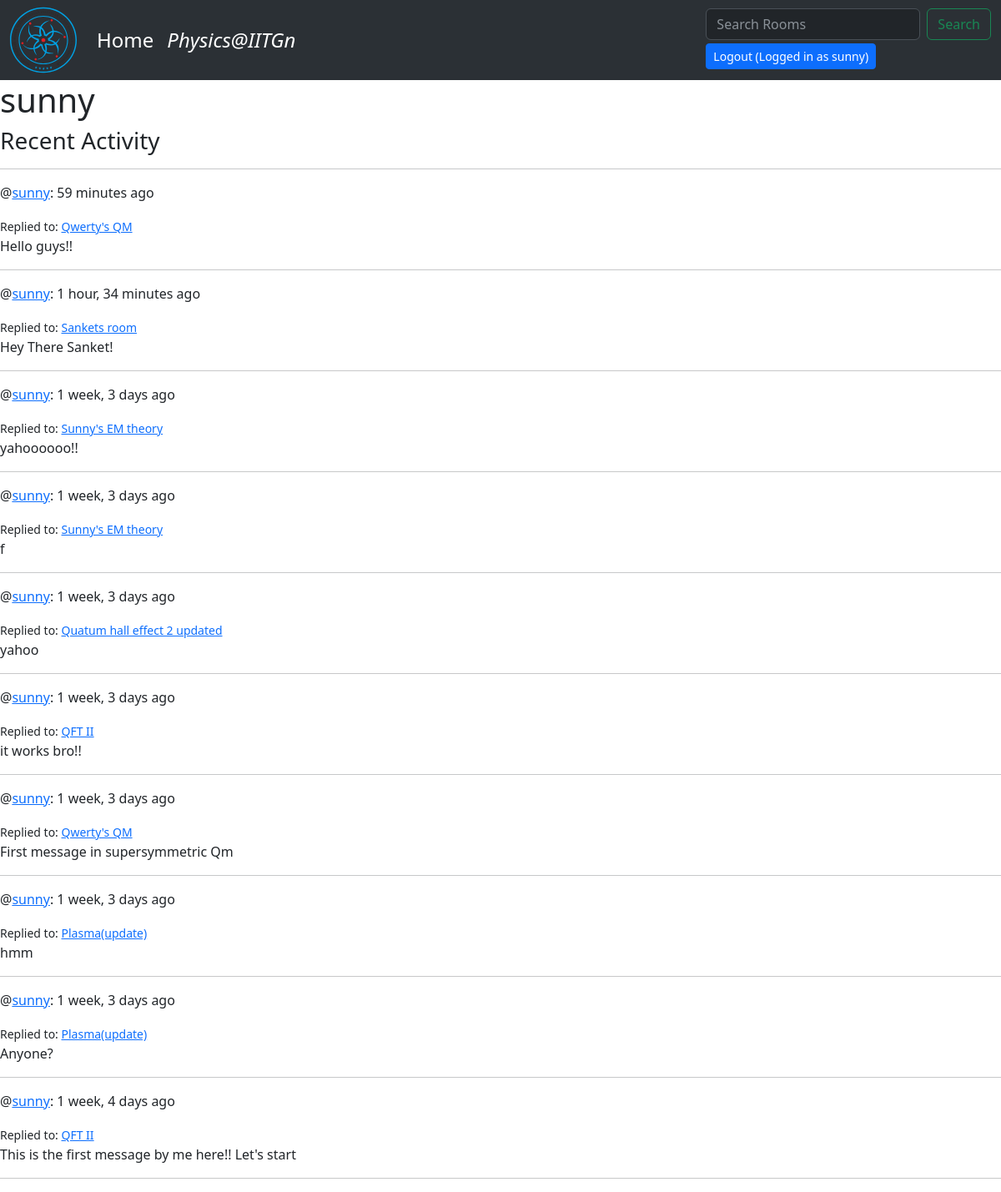
Screenshot of /user/1/ (signed in) with the database file from the repository.
### base/models.py (models this page shows)
class Message(models.Model):
    user=models.ForeignKey(User, on_delete=models.CASCADE)
    room=models.ForeignKey(Room, on_delete=models.CASCADE) #delete all messages in room if room is deleted # why no primary key it is refering to?
    body=models.TextField()
    updated= models.DateTimeField(auto_now=True)    #takes a snapshot anytime this model.. or table was updated
    created= models.DateTimeField(auto_now_add=True)
    def __str__(self):
        return self.body[0:50] #first 50 characters

class Room(models.Model):
    host=models.ForeignKey(User, on_delete=models.SET_NULL, null=True)
    topic=models.ForeignKey('Topic', on_delete=models.SET_NULL, null=True) #use the '' inside Topic only if topic is down in the code literally
    name=models.CharField(max_length=200)
    description=models.TextField(null=True, blank=True) #now null is allowed, by default it's false, i.e, null not allowed, Blank means form submitted can be empty
    participants=models.ManyToManyField(User, related_name='participants', blank=True)
    updated= models.DateTimeField(auto_now=True)    #takes a snapshot anytime this model.. or table was updated
    created= models.DateTimeField(auto_now_add=True)
    class Meta:
        ordering=['-updated','-created'] #it somehow makes the new rooms in ascending order
    def __str__(self):
        return self.name

### base/views.py (the view)
# urls.py: path('user/<str:pk>/', views.userProfile, name="user"),
def userProfile(request, pk):
    person = User.objects.get(id=pk)
    room_messages = Message.objects.filter(
        Q(user__username=person.username)).order_by('-created')
    context = {'user': person, 'room_messages': room_messages}
    return render(request, 'base/profile.html', context)

### base/templates/base/profile.html
{% extends 'main.html' %}
{% block content %}
<h1>{{user.username}}</h1>
{% include 'base/activity_component.html' %}
{% endblock content %}

### templates/navbar.html (shortened to what this page needs)
<nav
  class="navbar navbar-expand-lg bg-body-tertiary bg-primary"
  data-bs-theme="dark"
>
  <div class="container-fluid">
    <div>
      <div>
        <a class="navbar-brand" href="/"
          >
        </a>
      </div>
    </div>
    <div class="collapse navbar-collapse" id="navbarSupportedContent">
      <ul class="navbar-nav me-auto mb-3 mb-lg-0">
        <li class="nav-item">
          <div>
            <h4 class="my-0">
              <a class="nav-link active" aria-current="page" href="/">Home</a>
            </h4>
          </div>
        </li>
        <li class="nav-item">
          <div>
            <h4 class="my-0">
              <a
                class="nav-link active"
                aria-current="page"
                href="https://physics.iitgn.ac.in/"
                ><em>Physics@IITGn</em></a
              >
            </h4>
          </div>
        </li>
      </ul>
      <div>
        <form
          class="d-flex"
          role="search"
          method="GET"
          action="{% url 'home' %}"
        >
          <input
            class="form-control me-2"
            type="text"
            name="q"
            placeholder="Search Rooms"
            aria-label="Search"
          />
          <button class="btn btn-outline-success" type="submit">Search</button>
        </form>
        <div>
          {% if request.user.is_authenticated %}
          <a
            class="btn btn-primary my-1 btn-sm"
            aria-current="page"
            href="{% url 'logout' %}"
            >Logout (Logged in as {{request.user}})</a
          >
          {% endif %}
        </div>
      </div>
    </div>
  </div>
</nav>

### base/templates/base/activity_component.html
<div class="feed">
    <h3>Recent Activity</h3>
    <hr>
    {% for texts in room_messages %}
    <div>
        <p>@<a href="{% url 'user' texts.user.id %}">{{texts.user}}</a>: {{texts.created|timesince}} ago </p>
        <small>Replied to: <a href="{% url 'room' texts.room.id %}">{{texts.room}}</a></small>
        <p>{{texts}}</p>
        <hr>
    </div>
    {% endfor %}

### rows the page displays
Message: user "sunny", created "59 minutes", room "Qwerty's QM", body "Hello guys!!"
Message: user "sunny", created "1 hour, 34 minutes", room "Sankets room", body "Hey There Sanket!"
Message: user "sunny", created "1 week, 3 days", room "Sunny's EM theory", body "yahoooooo!!"
Message: user "sunny", created "1 week, 3 days", room "Sunny's EM theory", body "f"
Message: user "sunny", created "1 week, 3 days", room "Quatum hall effect 2 updated", body "yahoo"
Message: user "sunny", created "1 week, 3 days", room "QFT II", body "it works bro!!"
Message: user "sunny", created "1 week, 3 days", room "Qwerty's QM", body "First message in supersymmetric Qm"
Message: user "sunny", created "1 week, 3 days", room "Plasma(update)", body "hmm"
Message: user "sunny", created "1 week, 3 days", room "Plasma(update)", body "Anyone?"
Message: user "sunny", created "1 week, 4 days", room "QFT II", body "This is the first message by me here!! Let's start"

### other values shown
{{ request.user }} "sunny"
{{ user.username }} "sunny"
